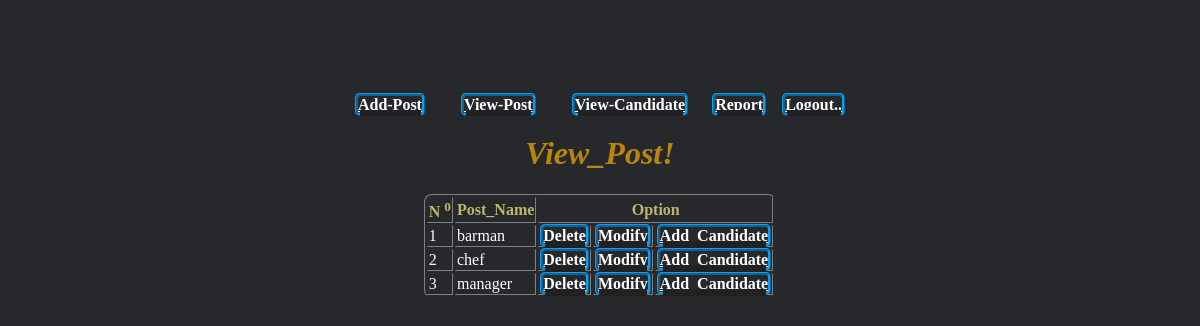
Screenshot of /view_post.php (signed in) with the database file from the repository.
### tables this page shows
CREATE TABLE `post` (
  `post_id` int(11) NOT NULL,
  `post_name` varchar(43) NOT NULL
);

### view_post.php (the view, shortened to what this page needs)
<?php
include 'menu.php';
?>
<!DOCTYPE html>
<html>
<head>
</head>
<body>
	<center>
		<h1>View_Post!</h1>
		<table border="">
			<tr>
				<th>N <sup>0</sup></th>
				<th>Post_Name</th>
				<th colspan="3">Option</th>
			</tr>
	</center>
</body>
</html>
<?php
$number=1;
$select=mysqli_query($conn,"SELECT * FROM Post");
while ($data=mysqli_fetch_array($select)) {?>
<tr>
	<td class="w1"><?php echo $number++;?></td>
	<td class="w3"><?php echo $data['1'];?></td>
	<td class="w2"><a href="delete.php?post_id=<?php echo $data['0'];?>">Delete</td>
	<td class="w2"><a href="modify.php?post_id=<?php echo $data['0'];?>">Modify</td>
	<td class="w2"><a href="add_candidate.php?post_id=<?php echo $data['0'];?>">Add_Candidate</td>
</tr>
<?php }
?>

### menu.php (style rules this page uses)
body { background-color: #27282c; }
a { width: 10em; position: relative; height: 3.5em; border: 3px ridge #149CEA; outline: none; background-color: transparent; color: white; transition: 1s; border-radius: 0.3em; font-size: 16px; font-weight: bold; cursor: pointer; }
a::before { content: ""; transform-origin:center; position: absolute; top: 80%; left: 3%; width: 95%; height: 40%; background-color: #212121; transition: 0.5s; }

### view_post.php (style rules this page uses)
th { color:darkkhaki; }
.w2 { font-size: 10px; }
.w1 { color:ghostwhite; }
table { border-radius: 0.5em; }
.w3 { color: white; }
h1 { color: darkgoldenrod; font-style: italic; }

### rows the page displays
post: post_name "barman"
post: post_name "chef"
post: post_name "manager"
